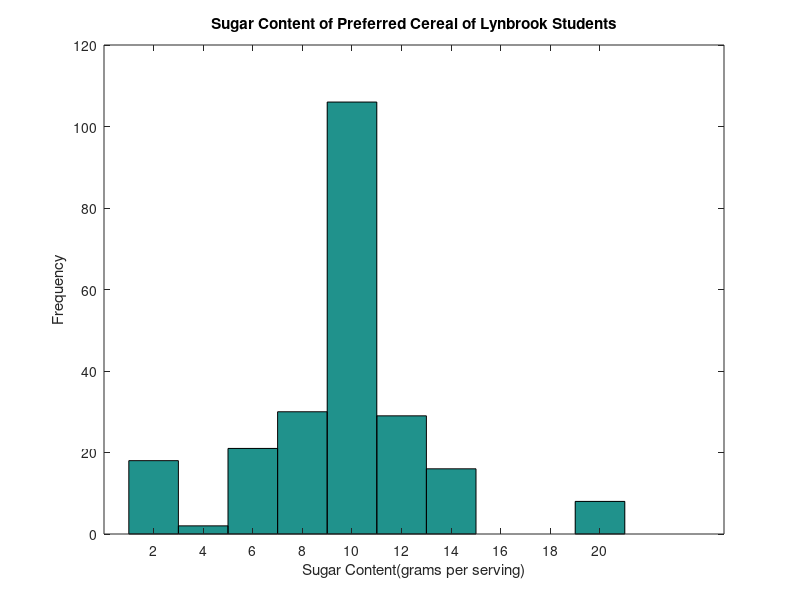

MATLAB code for this plot:
%Data
Sugar = [1;12;1;4;10;11.3;10;10;13.3;11.3;11;10;6;21;11.3;9;1;1;6;6;9;10;11.3;1;11.3;6;9;11.3;11;10;9;10;11;10;11.3;11.3;10;11;11;9;10;10;9;1;6;9;11.3;13.3;6;9;1;11.3;10;6;10;9;9;6;1;9;10;13.3;10;10;10;11.3;11;6;9;9;1;11;21;10;6;13.3;15;10;6;10;9;6;9;10;11;11.3;10;9;10;9;1;13.3;11.3;10;6;11;10;21;10;10;1;11.3;1;10;11.3;6;12;11.3;13.3;9;11.3;10;6;6;1;1;9;13.3;6;11;6;13.3;9;1;9;10;11;10;11;9;13.3;9;1;10;13.3;15;10;9;10;6;10;11;9;10;10;10;13.3;10;10;21;10;11;1;10;21;10;11;11.3;13.3;1;11.3;13.3;21;10;11;10;6;11;11;11;11.3;11;11;21;11;9;11;11;11;11;11;6;11;10;10;13.3;9;11;11;11;11;11;9;11;11.3;21;11;10;10;11;11;12;11.3;11.3;11;11;11;10;11;9;11;10;11;11;10;10;11;12;4;11.3;9;10;11;11;11;10;11.3;11;10;11];

%Histogram plot
hist(Sugar);
title("Sugar Content of Preferred Cereal of Lynbrook Students");
xlabel("Sugar Content(grams per serving)");
ylabel("Frequency");
input("Press Enter for Stats ");

%Calculate Stats
stats = statistics(Sugar);
omin = stats(1);
q1 = stats(2);
med = stats(3);
q3 = stats(4);
omax = stats(5);
omean = stats(6);
stddev = stats(7);
oiqr = q3 - q1;
orange = omax - omin;
moerror = 1/sqrt(size(Sugar)(1));

%Print stats
printf("min: %d\n", omin);
printf("q1: %d\n", q1);
printf("med: %d\n", med);
printf("q3: %d\n", q3);
printf("max: %d\n", omax);
printf("iqr: %d\n", oiqr);
printf("range: %d\n", orange);
printf("mean: %d\n", omean);
printf("standard deviation: %d\n", stddev);
printf("margin of error: %d\n", moerror);
